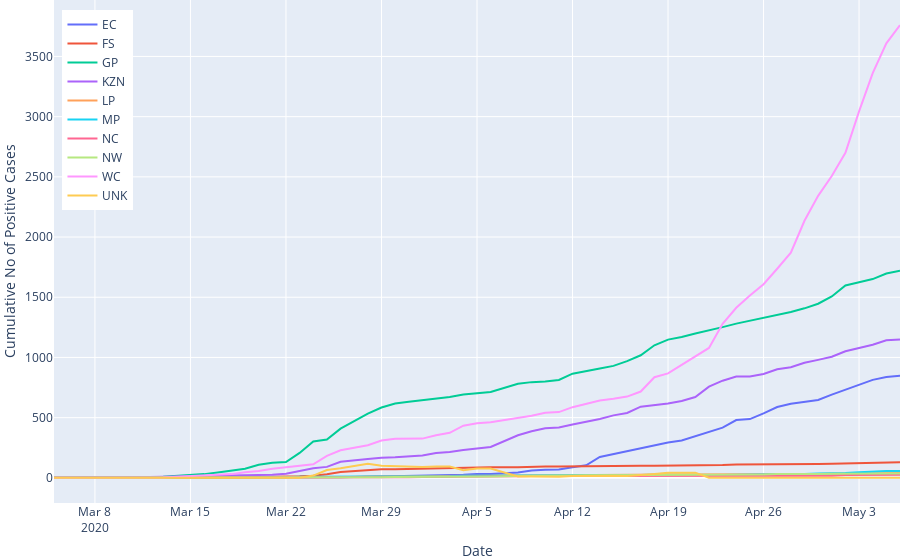

The code cell stored with this chart in its notebook:
### Code cell
fig_cum_prov_cases = px.line(prov_cumulative, x='date', y='cumulative_cases', color='province',
                         hover_data=['province'])

fig_cum_prov_cases.update_layout(
    title="",
    xaxis_title="Date",
    yaxis_title="Cumulative No of Positive Cases",
    hovermode= 'x',
    legend=dict(x=0.01, y=.98, title=dict(text="")),
    xaxis=dict(fixedrange=True),
    yaxis=dict(fixedrange=True),
    margin=empty_margin_dict,

)

for d in fig_cum_prov_cases.data:
    d.hoverinfo = 'all',
    d.hovertemplate = '%{customdata[0]}<br>%{y}'
    d.hoverlabel.namelength = 0
#     d.name = d.name[9:]
    
fig_cum_prov_cases.show(config = dict(displayModeBar=False))

### Figure 1 — Plotly figure (JSON) as saved in the notebook; plotly's stock layout.template omitted (floating-point values rounded to 4 significant figures)
{"data": [{"customdata": [["EC"], ["EC"], ["EC"], ["EC"], ["EC"], ["EC"], ["EC"], ["EC"], ["EC"], ["EC"], ["EC"], ["EC"], ["EC"], ["EC"], ["EC"], ["EC"], ["EC"], ["EC"], ["EC"], ["EC"], ["EC"], ["EC"], ["EC"], ["EC"], ["EC"], ["EC"], ["EC"], ["EC"], ["EC"], ["EC"], ["EC"], ["EC"], ["EC"], ["EC"], ["EC"], ["EC"], ["EC"], ["EC"], ["EC"], ["EC"], ["EC"], ["EC"], ["EC"], ["EC"], ["EC"], ["EC"], ["EC"], ["EC"], ["EC"], ["EC"], ["EC"], ["EC"], ["EC"], ["EC"], ["EC"], ["EC"], ["EC"], ["EC"], ["EC"]], "hoverinfo": ["all"], "hoverlabel": {"namelength": 0}, "hovertemplate": "%{customdata[0]}<br>%{y}", "legendgroup": "EC", "line": {"color": "#636efa", "dash": "solid"}, "mode": "lines", "name": "EC", "showlegend": true, "type": "scatter", "x": ["2020-03-05T00:00:00", "2020-03-07T00:00:00", "2020-03-08T00:00:00", "2020-03-09T00:00:00", "2020-03-11T00:00:00", "2020-03-12T00:00:00", "2020-03-13T00:00:00", "2020-03-14T00:00:00", "2020-03-15T00:00:00", "2020-03-16T00:00:00", "2020-03-17T00:00:00", "2020-03-18T00:00:00", "2020-03-19T00:00:00", "2020-03-20T00:00:00", "2020-03-21T00:00:00", "2020-03-22T00:00:00", "2020-03-23T00:00:00", "2020-03-24T00:00:00", "2020-03-25T00:00:00", "2020-03-26T00:00:00", "2020-03-28T00:00:00", "2020-03-29T00:00:00", "2020-03-30T00:00:00", "2020-03-31T00:00:00", "2020-04-01T00:00:00", "2020-04-02T00:00:00", "2020-04-03T00:00:00", "2020-04-04T00:00:00", "2020-04-05T00:00:00", "2020-04-06T00:00:00", "2020-04-08T00:00:00", "2020-04-09T00:00:00", "2020-04-10T00:00:00", "2020-04-11T00:00:00", "2020-04-12T00:00:00", "2020-04-13T00:00:00", "2020-04-14T00:00:00", "2020-04-15T00:00:00", "2020-04-16T00:00:00", "2020-04-17T00:00:00", "2020-04-18T00:00:00", "2020-04-19T00:00:00", "2020-04-20T00:00:00", "2020-04-21T00:00:00", "2020-04-22T00:00:00", "2020-04-23T00:00:00", "2020-04-24T00:00:00", "2020-04-25T00:00:00", "2020-04-26T00:00:00", "2020-04-27T00:00:00", "2020-04-28T00:00:00", "2020-04-29T00:00:00", "2020-04-30T00:00:00", "2020-05-01T00:00:00", "2020-05-02T00:00:00", "2020-05-03T00:00:00", "2020-05-04T00:00:00", "2020-05-05T00:00:00", "2020-05-06T00:00:00"], "xaxis": "x", "y": [0, 0, 0, 0, 0, 0, 0, 0, 0, 0, 0, 0, 0, 0, 1, 2, 2, 2, 2, 5, 10, 12, 12, 12, 15, 17, 21, 25, 31, 32, 45, 61, 68, 69, 88, 104, 174, 199, 220, 246, 270, 293, 310, 345, 377, 417, 480, 488, 535, 588, 616, 630, 647, 691, 732, 774, 814, 838, 849], "yaxis": "y"}, {"customdata": [["FS"], ["FS"], ["FS"], ["FS"], ["FS"], ["FS"], ["FS"], ["FS"], ["FS"], ["FS"], ["FS"], ["FS"], ["FS"], ["FS"], ["FS"], ["FS"], ["FS"], ["FS"], ["FS"], ["FS"], ["FS"], ["FS"], ["FS"], ["FS"], ["FS"], ["FS"], ["FS"], ["FS"], ["FS"], ["FS"], ["FS"], ["FS"], ["FS"], ["FS"], ["FS"], ["FS"], ["FS"], ["FS"], ["FS"], ["FS"], ["FS"], ["FS"], ["FS"], ["FS"], ["FS"], ["FS"], ["FS"], ["FS"], ["FS"], ["FS"], ["FS"], ["FS"], ["FS"], ["FS"], ["FS"], ["FS"], ["FS"], ["FS"], ["FS"]], "hoverinfo": ["all"], "hoverlabel": {"namelength": 0}, "hovertemplate": "%{customdata[0]}<br>%{y}", "legendgroup": "FS", "line": {"color": "#EF553B", "dash": "solid"}, "mode": "lines", "name": "FS", "showlegend": true, "type": "scatter", "x": ["2020-03-05T00:00:00", "2020-03-07T00:00:00", "2020-03-08T00:00:00", "2020-03-09T00:00:00", "2020-03-11T00:00:00", "2020-03-12T00:00:00", "2020-03-13T00:00:00", "2020-03-14T00:00:00", "2020-03-15T00:00:00", "2020-03-16T00:00:00", "2020-03-17T00:00:00", "2020-03-18T00:00:00", "2020-03-19T00:00:00", "2020-03-20T00:00:00", "2020-03-21T00:00:00", "2020-03-22T00:00:00", "2020-03-23T00:00:00", "2020-03-24T00:00:00", "2020-03-25T00:00:00", "2020-03-26T00:00:00", "2020-03-28T00:00:00", "2020-03-29T00:00:00", "2020-03-30T00:00:00", "2020-03-31T00:00:00", "2020-04-01T00:00:00", "2020-04-02T00:00:00", "2020-04-03T00:00:00", "2020-04-04T00:00:00", "2020-04-05T00:00:00", "2020-04-06T00:00:00", "2020-04-08T00:00:00", "2020-04-09T00:00:00", "2020-04-10T00:00:00", "2020-04-11T00:00:00", "2020-04-12T00:00:00", "2020-04-13T00:00:00", "2020-04-14T00:00:00", "2020-04-15T00:00:00", "2020-04-16T00:00:00", "2020-04-17T00:00:00", "2020-04-18T00:00:00", "2020-04-19T00:00:00", "2020-04-20T00:00:00", "2020-04-21T00:00:00", "2020-04-22T00:00:00", "2020-04-23T00:00:00", "2020-04-24T00:00:00", "2020-04-25T00:00:00", "2020-04-26T00:00:00", "2020-04-27T00:00:00", "2020-04-28T00:00:00", "2020-04-29T00:00:00", "2020-04-30T00:00:00", "2020-05-01T00:00:00", "2020-05-02T00:00:00", "2020-05-03T00:00:00", "2020-05-04T00:00:00", "2020-05-05T00:00:00", "2020-05-06T00:00:00"], "xaxis": "x", "y": [0, 0, 0, 0, 0, 0, 0, 0, 0, 0, 0, 0, 0, 7, 7, 9, 13, 18, 30, 49, 68, 72, 72, 74, 76, 84, 84, 85, 87, 89, 88, 93, 94, 94, 96, 96, 98, 97, 98, 100, 100, 100, 105, 106, 106, 106, 111, 111, 110, 111, 113, 113, 116, 118, 121, 122, 125, 128, 130], "yaxis": "y"}, {"customdata": [["GP"], ["GP"], ["GP"], ["GP"], ["GP"], ["GP"], ["GP"], ["GP"], ["GP"], ["GP"], ["GP"], ["GP"], ["GP"], ["GP"], ["GP"], ["GP"], ["GP"], ["GP"], ["GP"], ["GP"], ["GP"], ["GP"], ["GP"], ["GP"], ["GP"], ["GP"], ["GP"], ["GP"], ["GP"], ["GP"], ["GP"], ["GP"], ["GP"], ["GP"], ["GP"], ["GP"], ["GP"], ["GP"], ["GP"], ["GP"], ["GP"], ["GP"], ["GP"], ["GP"], ["GP"], ["GP"], ["GP"], ["GP"], ["GP"], ["GP"], ["GP"], ["GP"], ["GP"], ["GP"], ["GP"], ["GP"], ["GP"], ["GP"], ["GP"]], "hoverinfo": ["all"], "hoverlabel": {"namelength": 0}, "hovertemplate": "%{customdata[0]}<br>%{y}", "legendgroup": "GP", "line": {"color": "#00cc96", "dash": "solid"}, "mode": "lines", "name": "GP", "showlegend": true, "type": "scatter", "x": ["2020-03-05T00:00:00", "2020-03-07T00:00:00", "2020-03-08T00:00:00", "2020-03-09T00:00:00", "2020-03-11T00:00:00", "2020-03-12T00:00:00", "2020-03-13T00:00:00", "2020-03-14T00:00:00", "2020-03-15T00:00:00", "2020-03-16T00:00:00", "2020-03-17T00:00:00", "2020-03-18T00:00:00", "2020-03-19T00:00:00", "2020-03-20T00:00:00", "2020-03-21T00:00:00", "2020-03-22T00:00:00", "2020-03-23T00:00:00", "2020-03-24T00:00:00", "2020-03-25T00:00:00", "2020-03-26T00:00:00", "2020-03-28T00:00:00", "2020-03-29T00:00:00", "2020-03-30T00:00:00", "2020-03-31T00:00:00", "2020-04-01T00:00:00", "2020-04-02T00:00:00", "2020-04-03T00:00:00", "2020-04-04T00:00:00", "2020-04-05T00:00:00", "2020-04-06T00:00:00", "2020-04-08T00:00:00", "2020-04-09T00:00:00", "2020-04-10T00:00:00", "2020-04-11T00:00:00", "2020-04-12T00:00:00", "2020-04-13T00:00:00", "2020-04-14T00:00:00", "2020-04-15T00:00:00", "2020-04-16T00:00:00", "2020-04-17T00:00:00", "2020-04-18T00:00:00", "2020-04-19T00:00:00", "2020-04-20T00:00:00", "2020-04-21T00:00:00", "2020-04-22T00:00:00", "2020-04-23T00:00:00", "2020-04-24T00:00:00", "2020-04-25T00:00:00", "2020-04-26T00:00:00", "2020-04-27T00:00:00", "2020-04-28T00:00:00", "2020-04-29T00:00:00", "2020-04-30T00:00:00", "2020-05-01T00:00:00", "2020-05-02T00:00:00", "2020-05-03T00:00:00", "2020-05-04T00:00:00", "2020-05-05T00:00:00", "2020-05-06T00:00:00"], "xaxis": "x", "y": [0, 1, 1, 1, 5, 6, 10, 17, 24, 31, 45, 61, 76, 109, 125, 132, 207, 302, 319, 409, 533, 584, 618, 633, 645, 663, 672, 693, 704, 713, 782, 795, 801, 813, 865, 890, 909, 930, 969, 1018, 1101, 1148, 1170, 1199, 1224, 1252, 1281, 1304, 1331, 1353, 1377, 1408, 1446, 1507, 1598, 1624, 1651, 1697, 1720], "yaxis": "y"}, {"customdata": [["KZN"], ["KZN"], ["KZN"], ["KZN"], ["KZN"], ["KZN"], ["KZN"], ["KZN"], ["KZN"], ["KZN"], ["KZN"], ["KZN"], ["KZN"], ["KZN"], ["KZN"], ["KZN"], ["KZN"], ["KZN"], ["KZN"], ["KZN"], ["KZN"], ["KZN"], ["KZN"], ["KZN"], ["KZN"], ["KZN"], ["KZN"], ["KZN"], ["KZN"], ["KZN"], ["KZN"], ["KZN"], ["KZN"], ["KZN"], ["KZN"], ["KZN"], ["KZN"], ["KZN"], ["KZN"], ["KZN"], ["KZN"], ["KZN"], ["KZN"], ["KZN"], ["KZN"], ["KZN"], ["KZN"], ["KZN"], ["KZN"], ["KZN"], ["KZN"], ["KZN"], ["KZN"], ["KZN"], ["KZN"], ["KZN"], ["KZN"], ["KZN"], ["KZN"]], "hoverinfo": ["all"], "hoverlabel": {"namelength": 0}, "hovertemplate": "%{customdata[0]}<br>%{y}", "legendgroup": "KZN", "line": {"color": "#ab63fa", "dash": "solid"}, "mode": "lines", "name": "KZN", "showlegend": true, "type": "scatter", "x": ["2020-03-05T00:00:00", "2020-03-07T00:00:00", "2020-03-08T00:00:00", "2020-03-09T00:00:00", "2020-03-11T00:00:00", "2020-03-12T00:00:00", "2020-03-13T00:00:00", "2020-03-14T00:00:00", "2020-03-15T00:00:00", "2020-03-16T00:00:00", "2020-03-17T00:00:00", "2020-03-18T00:00:00", "2020-03-19T00:00:00", "2020-03-20T00:00:00", "2020-03-21T00:00:00", "2020-03-22T00:00:00", "2020-03-23T00:00:00", "2020-03-24T00:00:00", "2020-03-25T00:00:00", "2020-03-26T00:00:00", "2020-03-28T00:00:00", "2020-03-29T00:00:00", "2020-03-30T00:00:00", "2020-03-31T00:00:00", "2020-04-01T00:00:00", "2020-04-02T00:00:00", "2020-04-03T00:00:00", "2020-04-04T00:00:00", "2020-04-05T00:00:00", "2020-04-06T00:00:00", "2020-04-08T00:00:00", "2020-04-09T00:00:00", "2020-04-10T00:00:00", "2020-04-11T00:00:00", "2020-04-12T00:00:00", "2020-04-13T00:00:00", "2020-04-14T00:00:00", "2020-04-15T00:00:00", "2020-04-16T00:00:00", "2020-04-17T00:00:00", "2020-04-18T00:00:00", "2020-04-19T00:00:00", "2020-04-20T00:00:00", "2020-04-21T00:00:00", "2020-04-22T00:00:00", "2020-04-23T00:00:00", "2020-04-24T00:00:00", "2020-04-25T00:00:00", "2020-04-26T00:00:00", "2020-04-27T00:00:00", "2020-04-28T00:00:00", "2020-04-29T00:00:00", "2020-04-30T00:00:00", "2020-05-01T00:00:00", "2020-05-02T00:00:00", "2020-05-03T00:00:00", "2020-05-04T00:00:00", "2020-05-05T00:00:00", "2020-05-06T00:00:00"], "xaxis": "x", "y": [1, 1, 2, 6, 7, 8, 10, 11, 12, 12, 16, 19, 22, 23, 26, 35, 60, 80, 91, 134, 156, 167, 171, 179, 186, 206, 215, 232, 246, 257, 354, 387, 412, 418, 443, 465, 489, 519, 539, 591, 604, 617, 639, 671, 758, 807, 841, 841, 863, 902, 919, 956, 980, 1006, 1051, 1076, 1106, 1142, 1149], "yaxis": "y"}, {"customdata": [["LP"], ["LP"], ["LP"], ["LP"], ["LP"], ["LP"], ["LP"], ["LP"], ["LP"], ["LP"], ["LP"], ["LP"], ["LP"], ["LP"], ["LP"], ["LP"], ["LP"], ["LP"], ["LP"], ["LP"], ["LP"], ["LP"], ["LP"], ["LP"], ["LP"], ["LP"], ["LP"], ["LP"], ["LP"], ["LP"], ["LP"], ["LP"], ["LP"], ["LP"], ["LP"], ["LP"], ["LP"], ["LP"], ["LP"], ["LP"], ["LP"], ["LP"], ["LP"], ["LP"], ["LP"], ["LP"], ["LP"], ["LP"], ["LP"], ["LP"], ["LP"], ["LP"], ["LP"], ["LP"], ["LP"], ["LP"], ["LP"], ["LP"], ["LP"]], "hoverinfo": ["all"], "hoverlabel": {"namelength": 0}, "hovertemplate": "%{customdata[0]}<br>%{y}", "legendgroup": "LP", "line": {"color": "#FFA15A", "dash": "solid"}, "mode": "lines", "name": "LP", "showlegend": true, "type": "scatter", "x": ["2020-03-05T00:00:00", "2020-03-07T00:00:00", "2020-03-08T00:00:00", "2020-03-09T00:00:00", "2020-03-11T00:00:00", "2020-03-12T00:00:00", "2020-03-13T00:00:00", "2020-03-14T00:00:00", "2020-03-15T00:00:00", "2020-03-16T00:00:00", "2020-03-17T00:00:00", "2020-03-18T00:00:00", "2020-03-19T00:00:00", "2020-03-20T00:00:00", "2020-03-21T00:00:00", "2020-03-22T00:00:00", "2020-03-23T00:00:00", "2020-03-24T00:00:00", "2020-03-25T00:00:00", "2020-03-26T00:00:00", "2020-03-28T00:00:00", "2020-03-29T00:00:00", "2020-03-30T00:00:00", "2020-03-31T00:00:00", "2020-04-01T00:00:00", "2020-04-02T00:00:00", "2020-04-03T00:00:00", "2020-04-04T00:00:00", "2020-04-05T00:00:00", "2020-04-06T00:00:00", "2020-04-08T00:00:00", "2020-04-09T00:00:00", "2020-04-10T00:00:00", "2020-04-11T00:00:00", "2020-04-12T00:00:00", "2020-04-13T00:00:00", "2020-04-14T00:00:00", "2020-04-15T00:00:00", "2020-04-16T00:00:00", "2020-04-17T00:00:00", "2020-04-18T00:00:00", "2020-04-19T00:00:00", "2020-04-20T00:00:00", "2020-04-21T00:00:00", "2020-04-22T00:00:00", "2020-04-23T00:00:00", "2020-04-24T00:00:00", "2020-04-25T00:00:00", "2020-04-26T00:00:00", "2020-04-27T00:00:00", "2020-04-28T00:00:00", "2020-04-29T00:00:00", "2020-04-30T00:00:00", "2020-05-01T00:00:00", "2020-05-02T00:00:00", "2020-05-03T00:00:00", "2020-05-04T00:00:00", "2020-05-05T00:00:00", "2020-05-06T00:00:00"], "xaxis": "x", "y": [0, 0, 0, 0, 0, 0, 0, 0, 0, 1, 1, 1, 1, 1, 1, 2, 4, 4, 4, 6, 11, 12, 11, 14, 14, 16, 16, 18, 19, 19, 21, 22, 24, 23, 23, 23, 24, 25, 26, 26, 26, 27, 27, 27, 27, 27, 29, 30, 31, 31, 31, 31, 32, 34, 36, 37, 39, 40, 40], "yaxis": "y"}, {"customdata": [["MP"], ["MP"], ["MP"], ["MP"], ["MP"], ["MP"], ["MP"], ["MP"], ["MP"], ["MP"], ["MP"], ["MP"], ["MP"], ["MP"], ["MP"], ["MP"], ["MP"], ["MP"], ["MP"], ["MP"], ["MP"], ["MP"], ["MP"], ["MP"], ["MP"], ["MP"], ["MP"], ["MP"], ["MP"], ["MP"], ["MP"], ["MP"], ["MP"], ["MP"], ["MP"], ["MP"], ["MP"], ["MP"], ["MP"], ["MP"], ["MP"], ["MP"], ["MP"], ["MP"], ["MP"], ["MP"], ["MP"], ["MP"], ["MP"], ["MP"], ["MP"], ["MP"], ["MP"], ["MP"], ["MP"], ["MP"], ["MP"], ["MP"], ["MP"]], "hoverinfo": ["all"], "hoverlabel": {"namelength": 0}, "hovertemplate": "%{customdata[0]}<br>%{y}", "legendgroup": "MP", "line": {"color": "#19d3f3", "dash": "solid"}, "mode": "lines", "name": "MP", "showlegend": true, "type": "scatter", "x": ["2020-03-05T00:00:00", "2020-03-07T00:00:00", "2020-03-08T00:00:00", "2020-03-09T00:00:00", "2020-03-11T00:00:00", "2020-03-12T00:00:00", "2020-03-13T00:00:00", "2020-03-14T00:00:00", "2020-03-15T00:00:00", "2020-03-16T00:00:00", "2020-03-17T00:00:00", "2020-03-18T00:00:00", "2020-03-19T00:00:00", "2020-03-20T00:00:00", "2020-03-21T00:00:00", "2020-03-22T00:00:00", "2020-03-23T00:00:00", "2020-03-24T00:00:00", "2020-03-25T00:00:00", "2020-03-26T00:00:00", "2020-03-28T00:00:00", "2020-03-29T00:00:00", "2020-03-30T00:00:00", "2020-03-31T00:00:00", "2020-04-01T00:00:00", "2020-04-02T00:00:00", "2020-04-03T00:00:00", "2020-04-04T00:00:00", "2020-04-05T00:00:00", "2020-04-06T00:00:00", "2020-04-08T00:00:00", "2020-04-09T00:00:00", "2020-04-10T00:00:00", "2020-04-11T00:00:00", "2020-04-12T00:00:00", "2020-04-13T00:00:00", "2020-04-14T00:00:00", "2020-04-15T00:00:00", "2020-04-16T00:00:00", "2020-04-17T00:00:00", "2020-04-18T00:00:00", "2020-04-19T00:00:00", "2020-04-20T00:00:00", "2020-04-21T00:00:00", "2020-04-22T00:00:00", "2020-04-23T00:00:00", "2020-04-24T00:00:00", "2020-04-25T00:00:00", "2020-04-26T00:00:00", "2020-04-27T00:00:00", "2020-04-28T00:00:00", "2020-04-29T00:00:00", "2020-04-30T00:00:00", "2020-05-01T00:00:00", "2020-05-02T00:00:00", "2020-05-03T00:00:00", "2020-05-04T00:00:00", "2020-05-05T00:00:00", "2020-05-06T00:00:00"], "xaxis": "x", "y": [0, 0, 0, 0, 0, 1, 1, 1, 1, 2, 2, 4, 5, 5, 5, 5, 9, 9, 8, 9, 10, 11, 11, 12, 12, 13, 13, 18, 18, 18, 21, 20, 20, 20, 21, 22, 22, 22, 22, 23, 25, 23, 23, 24, 23, 23, 24, 23, 23, 26, 26, 31, 36, 35, 40, 46, 53, 57, 57], "yaxis": "y"}, {"customdata": [["NC"], ["NC"], ["NC"], ["NC"], ["NC"], ["NC"], ["NC"], ["NC"], ["NC"], ["NC"], ["NC"], ["NC"], ["NC"], ["NC"], ["NC"], ["NC"], ["NC"], ["NC"], ["NC"], ["NC"], ["NC"], ["NC"], ["NC"], ["NC"], ["NC"], ["NC"], ["NC"], ["NC"], ["NC"], ["NC"], ["NC"], ["NC"], ["NC"], ["NC"], ["NC"], ["NC"], ["NC"], ["NC"], ["NC"], ["NC"], ["NC"], ["NC"], ["NC"], ["NC"], ["NC"], ["NC"], ["NC"], ["NC"], ["NC"], ["NC"], ["NC"], ["NC"], ["NC"], ["NC"], ["NC"], ["NC"], ["NC"], ["NC"], ["NC"]], "hoverinfo": ["all"], "hoverlabel": {"namelength": 0}, "hovertemplate": "%{customdata[0]}<br>%{y}", "legendgroup": "NC", "line": {"color": "#FF6692", "dash": "solid"}, "mode": "lines", "name": "NC", "showlegend": true, "type": "scatter", "x": ["2020-03-05T00:00:00", "2020-03-07T00:00:00", "2020-03-08T00:00:00", "2020-03-09T00:00:00", "2020-03-11T00:00:00", "2020-03-12T00:00:00", "2020-03-13T00:00:00", "2020-03-14T00:00:00", "2020-03-15T00:00:00", "2020-03-16T00:00:00", "2020-03-17T00:00:00", "2020-03-18T00:00:00", "2020-03-19T00:00:00", "2020-03-20T00:00:00", "2020-03-21T00:00:00", "2020-03-22T00:00:00", "2020-03-23T00:00:00", "2020-03-24T00:00:00", "2020-03-25T00:00:00", "2020-03-26T00:00:00", "2020-03-28T00:00:00", "2020-03-29T00:00:00", "2020-03-30T00:00:00", "2020-03-31T00:00:00", "2020-04-01T00:00:00", "2020-04-02T00:00:00", "2020-04-03T00:00:00", "2020-04-04T00:00:00", "2020-04-05T00:00:00", "2020-04-06T00:00:00", "2020-04-08T00:00:00", "2020-04-09T00:00:00", "2020-04-10T00:00:00", "2020-04-11T00:00:00", "2020-04-12T00:00:00", "2020-04-13T00:00:00", "2020-04-14T00:00:00", "2020-04-15T00:00:00", "2020-04-16T00:00:00", "2020-04-17T00:00:00", "2020-04-18T00:00:00", "2020-04-19T00:00:00", "2020-04-20T00:00:00", "2020-04-21T00:00:00", "2020-04-22T00:00:00", "2020-04-23T00:00:00", "2020-04-24T00:00:00", "2020-04-25T00:00:00", "2020-04-26T00:00:00", "2020-04-27T00:00:00", "2020-04-28T00:00:00", "2020-04-29T00:00:00", "2020-04-30T00:00:00", "2020-05-01T00:00:00", "2020-05-02T00:00:00", "2020-05-03T00:00:00", "2020-05-04T00:00:00", "2020-05-05T00:00:00", "2020-05-06T00:00:00"], "xaxis": "x", "y": [0, 0, 0, 0, 0, 0, 0, 0, 0, 0, 0, 0, 0, 0, 0, 0, 2, 2, 2, 2, 5, 6, 3, 6, 7, 7, 7, 7, 8, 8, 13, 15, 15, 16, 16, 16, 16, 16, 16, 16, 16, 16, 18, 16, 16, 16, 16, 16, 17, 17, 17, 17, 17, 18, 23, 24, 25, 26, 26], "yaxis": "y"}, {"customdata": [["NW"], ["NW"], ["NW"], ["NW"], ["NW"], ["NW"], ["NW"], ["NW"], ["NW"], ["NW"], ["NW"], ["NW"], ["NW"], ["NW"], ["NW"], ["NW"], ["NW"], ["NW"], ["NW"], ["NW"], ["NW"], ["NW"], ["NW"], ["NW"], ["NW"], ["NW"], ["NW"], ["NW"], ["NW"], ["NW"], ["NW"], ["NW"], ["NW"], ["NW"], ["NW"], ["NW"], ["NW"], ["NW"], ["NW"], ["NW"], ["NW"], ["NW"], ["NW"], ["NW"], ["NW"], ["NW"], ["NW"], ["NW"], ["NW"], ["NW"], ["NW"], ["NW"], ["NW"], ["NW"], ["NW"], ["NW"], ["NW"], ["NW"], ["NW"]], "hoverinfo": ["all"], "hoverlabel": {"namelength": 0}, "hovertemplate": "%{customdata[0]}<br>%{y}", "legendgroup": "NW", "line": {"color": "#B6E880", "dash": "solid"}, "mode": "lines", "name": "NW", "showlegend": true, "type": "scatter", "x": ["2020-03-05T00:00:00", "2020-03-07T00:00:00", "2020-03-08T00:00:00", "2020-03-09T00:00:00", "2020-03-11T00:00:00", "2020-03-12T00:00:00", "2020-03-13T00:00:00", "2020-03-14T00:00:00", "2020-03-15T00:00:00", "2020-03-16T00:00:00", "2020-03-17T00:00:00", "2020-03-18T00:00:00", "2020-03-19T00:00:00", "2020-03-20T00:00:00", "2020-03-21T00:00:00", "2020-03-22T00:00:00", "2020-03-23T00:00:00", "2020-03-24T00:00:00", "2020-03-25T00:00:00", "2020-03-26T00:00:00", "2020-03-28T00:00:00", "2020-03-29T00:00:00", "2020-03-30T00:00:00", "2020-03-31T00:00:00", "2020-04-01T00:00:00", "2020-04-02T00:00:00", "2020-04-03T00:00:00", "2020-04-04T00:00:00", "2020-04-05T00:00:00", "2020-04-06T00:00:00", "2020-04-08T00:00:00", "2020-04-09T00:00:00", "2020-04-10T00:00:00", "2020-04-11T00:00:00", "2020-04-12T00:00:00", "2020-04-13T00:00:00", "2020-04-14T00:00:00", "2020-04-15T00:00:00", "2020-04-16T00:00:00", "2020-04-17T00:00:00", "2020-04-18T00:00:00", "2020-04-19T00:00:00", "2020-04-20T00:00:00", "2020-04-21T00:00:00", "2020-04-22T00:00:00", "2020-04-23T00:00:00", "2020-04-24T00:00:00", "2020-04-25T00:00:00", "2020-04-26T00:00:00", "2020-04-27T00:00:00", "2020-04-28T00:00:00", "2020-04-29T00:00:00", "2020-04-30T00:00:00", "2020-05-01T00:00:00", "2020-05-02T00:00:00", "2020-05-03T00:00:00", "2020-05-04T00:00:00", "2020-05-05T00:00:00", "2020-05-06T00:00:00"], "xaxis": "x", "y": [0, 0, 0, 0, 0, 0, 0, 0, 0, 0, 0, 0, 0, 0, 0, 0, 4, 5, 5, 5, 6, 6, 8, 8, 9, 9, 9, 11, 11, 11, 15, 15, 18, 19, 19, 22, 22, 23, 24, 24, 24, 24, 25, 24, 24, 25, 25, 28, 28, 31, 29, 29, 31, 35, 35, 36, 35, 35, 37], "yaxis": "y"}, {"customdata": [["WC"], ["WC"], ["WC"], ["WC"], ["WC"], ["WC"], ["WC"], ["WC"], ["WC"], ["WC"], ["WC"], ["WC"], ["WC"], ["WC"], ["WC"], ["WC"], ["WC"], ["WC"], ["WC"], ["WC"], ["WC"], ["WC"], ["WC"], ["WC"], ["WC"], ["WC"], ["WC"], ["WC"], ["WC"], ["WC"], ["WC"], ["WC"], ["WC"], ["WC"], ["WC"], ["WC"], ["WC"], ["WC"], ["WC"], ["WC"], ["WC"], ["WC"], ["WC"], ["WC"], ["WC"], ["WC"], ["WC"], ["WC"], ["WC"], ["WC"], ["WC"], ["WC"], ["WC"], ["WC"], ["WC"], ["WC"], ["WC"], ["WC"], ["WC"]], "hoverinfo": ["all"], "hoverlabel": {"namelength": 0}, "hovertemplate": "%{customdata[0]}<br>%{y}", "legendgroup": "WC", "line": {"color": "#FF97FF", "dash": "solid"}, "mode": "lines", "name": "WC", "showlegend": true, "type": "scatter", "x": ["2020-03-05T00:00:00", "2020-03-07T00:00:00", "2020-03-08T00:00:00", "2020-03-09T00:00:00", "2020-03-11T00:00:00", "2020-03-12T00:00:00", "2020-03-13T00:00:00", "2020-03-14T00:00:00", "2020-03-15T00:00:00", "2020-03-16T00:00:00", "2020-03-17T00:00:00", "2020-03-18T00:00:00", "2020-03-19T00:00:00", "2020-03-20T00:00:00", "2020-03-21T00:00:00", "2020-03-22T00:00:00", "2020-03-23T00:00:00", "2020-03-24T00:00:00", "2020-03-25T00:00:00", "2020-03-26T00:00:00", "2020-03-28T00:00:00", "2020-03-29T00:00:00", "2020-03-30T00:00:00", "2020-03-31T00:00:00", "2020-04-01T00:00:00", "2020-04-02T00:00:00", "2020-04-03T00:00:00", "2020-04-04T00:00:00", "2020-04-05T00:00:00", "2020-04-06T00:00:00", "2020-04-08T00:00:00", "2020-04-09T00:00:00", "2020-04-10T00:00:00", "2020-04-11T00:00:00", "2020-04-12T00:00:00", "2020-04-13T00:00:00", "2020-04-14T00:00:00", "2020-04-15T00:00:00", "2020-04-16T00:00:00", "2020-04-17T00:00:00", "2020-04-18T00:00:00", "2020-04-19T00:00:00", "2020-04-20T00:00:00", "2020-04-21T00:00:00", "2020-04-22T00:00:00", "2020-04-23T00:00:00", "2020-04-24T00:00:00", "2020-04-25T00:00:00", "2020-04-26T00:00:00", "2020-04-27T00:00:00", "2020-04-28T00:00:00", "2020-04-29T00:00:00", "2020-04-30T00:00:00", "2020-05-01T00:00:00", "2020-05-02T00:00:00", "2020-05-03T00:00:00", "2020-05-04T00:00:00", "2020-05-05T00:00:00", "2020-05-06T00:00:00"], "xaxis": "x", "y": [0, 0, 0, 0, 1, 1, 3, 9, 14, 16, 21, 31, 46, 57, 75, 89, 100, 113, 183, 229, 271, 310, 324, 325, 326, 353, 374, 433, 454, 462, 495, 515, 541, 546, 587, 617, 643, 657, 675, 717, 836, 868, 940, 1010, 1079, 1279, 1413, 1514, 1608, 1737, 1870, 2135, 2342, 2507, 2700, 3044, 3362, 3609, 3760], "yaxis": "y"}, {"customdata": [["UNK"], ["UNK"], ["UNK"], ["UNK"], ["UNK"], ["UNK"], ["UNK"], ["UNK"], ["UNK"], ["UNK"], ["UNK"], ["UNK"], ["UNK"], ["UNK"], ["UNK"], ["UNK"], ["UNK"], ["UNK"], ["UNK"], ["UNK"], ["UNK"], ["UNK"], ["UNK"], ["UNK"], ["UNK"], ["UNK"], ["UNK"], ["UNK"], ["UNK"], ["UNK"], ["UNK"], ["UNK"], ["UNK"], ["UNK"], ["UNK"], ["UNK"], ["UNK"], ["UNK"], ["UNK"], ["UNK"], ["UNK"], ["UNK"], ["UNK"], ["UNK"], ["UNK"], ["UNK"], ["UNK"], ["UNK"], ["UNK"], ["UNK"], ["UNK"], ["UNK"], ["UNK"], ["UNK"], ["UNK"], ["UNK"], ["UNK"], ["UNK"], ["UNK"]], "hoverinfo": ["all"], "hoverlabel": {"namelength": 0}, "hovertemplate": "%{customdata[0]}<br>%{y}", "legendgroup": "UNK", "line": {"color": "#FECB52", "dash": "solid"}, "mode": "lines", "name": "UNK", "showlegend": true, "type": "scatter", "x": ["2020-03-05T00:00:00", "2020-03-07T00:00:00", "2020-03-08T00:00:00", "2020-03-09T00:00:00", "2020-03-11T00:00:00", "2020-03-12T00:00:00", "2020-03-13T00:00:00", "2020-03-14T00:00:00", "2020-03-15T00:00:00", "2020-03-16T00:00:00", "2020-03-17T00:00:00", "2020-03-18T00:00:00", "2020-03-19T00:00:00", "2020-03-20T00:00:00", "2020-03-21T00:00:00", "2020-03-22T00:00:00", "2020-03-23T00:00:00", "2020-03-24T00:00:00", "2020-03-25T00:00:00", "2020-03-26T00:00:00", "2020-03-28T00:00:00", "2020-03-29T00:00:00", "2020-03-30T00:00:00", "2020-03-31T00:00:00", "2020-04-01T00:00:00", "2020-04-02T00:00:00", "2020-04-03T00:00:00", "2020-04-04T00:00:00", "2020-04-05T00:00:00", "2020-04-06T00:00:00", "2020-04-08T00:00:00", "2020-04-09T00:00:00", "2020-04-10T00:00:00", "2020-04-11T00:00:00", "2020-04-12T00:00:00", "2020-04-13T00:00:00", "2020-04-14T00:00:00", "2020-04-15T00:00:00", "2020-04-16T00:00:00", "2020-04-17T00:00:00", "2020-04-18T00:00:00", "2020-04-19T00:00:00", "2020-04-20T00:00:00", "2020-04-21T00:00:00", "2020-04-22T00:00:00", "2020-04-23T00:00:00", "2020-04-24T00:00:00", "2020-04-25T00:00:00", "2020-04-26T00:00:00", "2020-04-27T00:00:00", "2020-04-28T00:00:00", "2020-04-29T00:00:00", "2020-04-30T00:00:00", "2020-05-01T00:00:00", "2020-05-02T00:00:00", "2020-05-03T00:00:00", "2020-05-04T00:00:00", "2020-05-05T00:00:00", "2020-05-06T00:00:00"], "xaxis": "x", "y": [0, 0, 0, 0, 0, 0, 0, 0, 0, 0, 0, 0, 0, 0, 0, 0, 1, 19, 65, 79, 117, 100, 96, 90, 90, 94, 94, 63, 77, 77, 11, 11, 10, 10, 15, 17, 18, 18, 16, 22, 32, 42, 43, 43, 1, 1, 0, 0, 0, 0, 0, 0, 0, 0, 0, 0, 0, 0, 0], "yaxis": "y"}], "layout": {"hovermode": "x", "legend": {"title": {"text": ""}, "tracegroupgap": 0, "x": 0.01, "y": 0.98}, "margin": {"b": 0, "l": 0, "r": 0, "t": 0}, "title": {"text": ""}, "xaxis": {"anchor": "y", "domain": [0, 1], "fixedrange": true, "title": {"text": "Date"}}, "yaxis": {"anchor": "x", "domain": [0, 1], "fixedrange": true, "title": {"text": "Cumulative No of Positive Cases"}}}}
